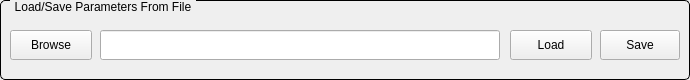
  <widget class="QGroupBox" name="titleGroupBox_3">
   <property name="geometry">
    <rect>
     <x>10</x>
     <y>480</y>
     <width>690</width>
     <height>80</height>
    </rect>
   </property>
   <property name="styleSheet">
    <string notr="true">QGroupBox {
    border: 1px solid black;
    border-radius: 5px;
    margin-top: 0.5em;
}

QGroupBox::title {
    subcontrol-origin: margin;
    left: 10px;
    padding: 0 3px 0 3px;
}</string>
   </property>
   <property name="title">
    <string>Load/Save Parameters From File</string>
   </property>
   <widget class="QPushButton" name="btnBrowse">
    <property name="geometry">
     <rect>
      <x>10</x>
      <y>30</y>
      <width>82</width>
      <height>30</height>
     </rect>
    </property>
    <property name="text">
     <string>Browse</string>
    </property>
   </widget>
   <widget class="QLineEdit" name="txtFile">
    <property name="geometry">
     <rect>
      <x>100</x>
      <y>30</y>
      <width>400</width>
      <height>30</height>
     </rect>
    </property>
   </widget>
   <widget class="QPushButton" name="btnLoad">
    <property name="geometry">
     <rect>
      <x>510</x>
      <y>30</y>
      <width>82</width>
      <height>30</height>
     </rect>
    </property>
    <property name="text">
     <string>Load</string>
    </property>
   </widget>
   <widget class="QPushButton" name="btnSave">
    <property name="geometry">
     <rect>
      <x>600</x>
      <y>30</y>
      <width>80</width>
      <height>30</height>
     </rect>
    </property>
    <property name="text">
     <string>Save</string>
    </property>
   </widget>
  </widget>
